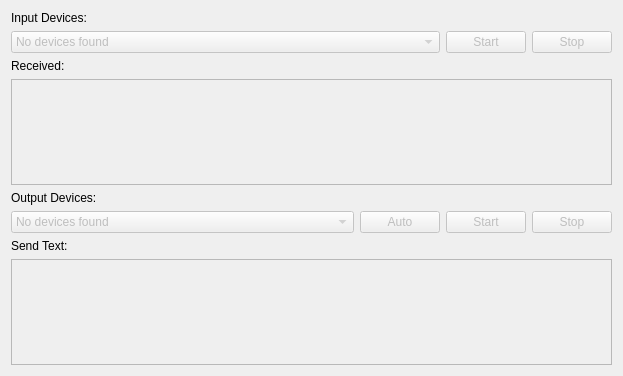
<?xml version="1.0" encoding="UTF-8"?>
<ui version="4.0">
 <class>MainWindow</class>
 <widget class="QMainWindow" name="MainWindow">
  <property name="geometry">
   <rect>
    <x>0</x>
    <y>0</y>
    <width>623</width>
    <height>376</height>
   </rect>
  </property>
  <property name="windowTitle">
   <string>RTTY Modem</string>
  </property>
  <widget class="QWidget" name="centralWidget">
   <layout class="QVBoxLayout" name="verticalLayout">
    <item>
     <widget class="QLabel" name="label_2">
      <property name="text">
       <string>Input Devices:</string>
      </property>
     </widget>
    </item>
    <item>
     <layout class="QHBoxLayout" name="horizontalLayout_2">
      <item>
       <widget class="QComboBox" name="cbInputDevices">
        <property name="enabled">
         <bool>false</bool>
        </property>
        <property name="sizePolicy">
         <sizepolicy hsizetype="Expanding" vsizetype="Fixed">
          <horstretch>0</horstretch>
          <verstretch>0</verstretch>
         </sizepolicy>
        </property>
        <item>
         <property name="text">
          <string>No devices found</string>
         </property>
        </item>
       </widget>
      </item>
      <item>
       <widget class="QPushButton" name="pbStartInput">
        <property name="enabled">
         <bool>false</bool>
        </property>
        <property name="text">
         <string>Start</string>
        </property>
       </widget>
      </item>
      <item>
       <widget class="QPushButton" name="pbStopInput">
        <property name="enabled">
         <bool>false</bool>
        </property>
        <property name="text">
         <string>Stop</string>
        </property>
       </widget>
      </item>
     </layout>
    </item>
    <item>
     <widget class="QLabel" name="label_5">
      <property name="text">
       <string>Received:</string>
      </property>
     </widget>
    </item>
    <item>
     <widget class="QTextEdit" name="txtRcvd">
      <property name="enabled">
       <bool>false</bool>
      </property>
      <property name="undoRedoEnabled">
       <bool>false</bool>
      </property>
      <property name="lineWrapMode">
       <enum>QTextEdit::NoWrap</enum>
      </property>
      <property name="readOnly">
       <bool>true</bool>
      </property>
     </widget>
    </item>
    <item>
     <widget class="QLabel" name="label">
      <property name="text">
       <string>Output Devices:</string>
      </property>
     </widget>
    </item>
    <item>
     <layout class="QHBoxLayout" name="horizontalLayout">
      <item>
       <widget class="QComboBox" name="cbOutputDevices">
        <property name="enabled">
         <bool>false</bool>
        </property>
        <property name="sizePolicy">
         <sizepolicy hsizetype="Expanding" vsizetype="Fixed">
          <horstretch>0</horstretch>
          <verstretch>0</verstretch>
         </sizepolicy>
        </property>
        <item>
         <property name="text">
          <string>No devices found</string>
         </property>
        </item>
       </widget>
      </item>
      <item>
       <widget class="QPushButton" name="pbAuto">
        <property name="enabled">
         <bool>false</bool>
        </property>
        <property name="text">
         <string>Auto</string>
        </property>
       </widget>
      </item>
      <item>
       <widget class="QPushButton" name="pbStartOutput">
        <property name="enabled">
         <bool>false</bool>
        </property>
        <property name="text">
         <string>Start</string>
        </property>
       </widget>
      </item>
      <item>
       <widget class="QPushButton" name="pbStopOutput">
        <property name="enabled">
         <bool>false</bool>
        </property>
        <property name="text">
         <string>Stop</string>
        </property>
       </widget>
      </item>
     </layout>
    </item>
    <item>
     <widget class="QLabel" name="label_4">
      <property name="text">
       <string>Send Text:</string>
      </property>
     </widget>
    </item>
    <item>
     <widget class="TransmitterTextEdit" name="txtSend">
      <property name="enabled">
       <bool>false</bool>
      </property>
     </widget>
    </item>
   </layout>
  </widget>
 </widget>
 <layoutdefault spacing="6" margin="11"/>
 <customwidgets>
  <customwidget>
   <class>TransmitterTextEdit</class>
   <extends>QTextEdit</extends>
   <header>transmittertextedit.h</header>
  </customwidget>
 </customwidgets>
 <resources/>
 <connections/>
</ui>
